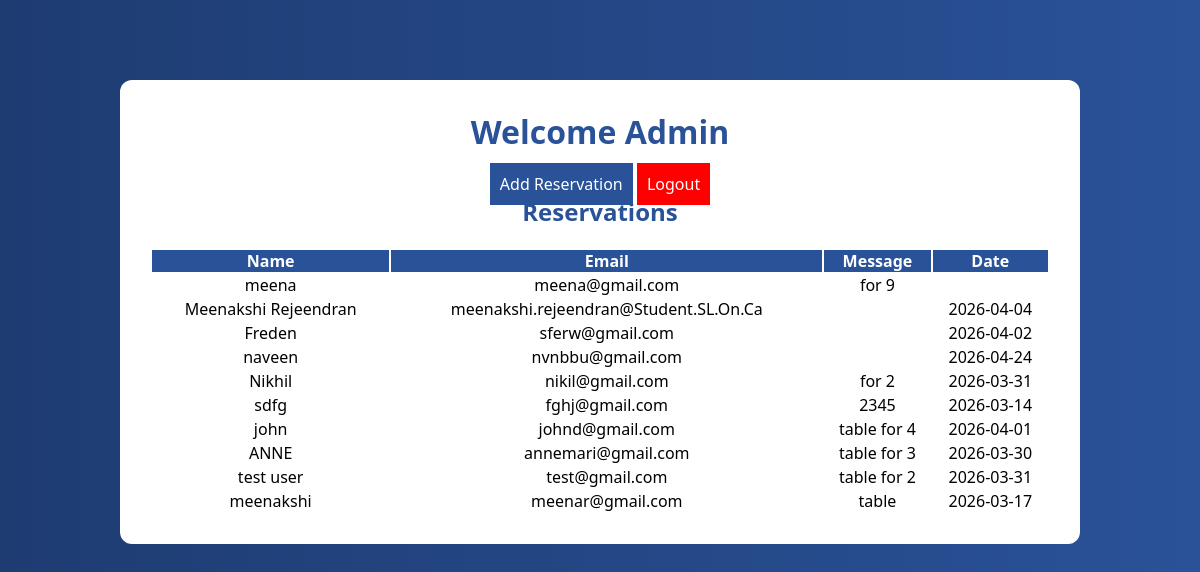
Page /dashboard.php (signed in) on the committed database.
### tables this page shows
CREATE TABLE `reservations` (
  `id` int(11) NOT NULL,
  `name` varchar(100) NOT NULL,
  `email` varchar(100) NOT NULL,
  `message` text NOT NULL,
  `date` date DEFAULT NULL
);

### dashboard.php (the view, shortened to what this page needs)
<?php
include "db_connect.php";
?>
<!DOCTYPE html>
<html>
<head>
    <link rel="stylesheet" href="style.css">
</head>
<body>
<div class="container dashboard-container">
    <h1>Welcome Admin</h1>
    <a href="index.php" class="btn">Add Reservation</a>
    <a href="logout.php" class="btn logout">Logout</a>
    <h2>Reservations</h2>
    <table>
        <tr>
            <th>Name</th>
            <th>Email</th>
            <th>Message</th>
            <th>Date</th>
        </tr>
        <?php
        $result = mysqli_query($conn, "SELECT * FROM reservations");
        while ($row = mysqli_fetch_assoc($result)) {
            echo "<tr>
                    <td>{$row['name']}</td>
                    <td>{$row['email']}</td>
                    <td>{$row['message']}</td>
                    <td>{$row['date']}</td>
                  </tr>";
        }
        ?>
    </table>
</div>
</body>
</html>

### style.css (style rules this page uses)
* { margin: 0; padding: 0; box-sizing: border-box; }
body { font-family: 'Segoe UI', sans-serif; background: linear-gradient(to right, #1e3c72, #2a5298); }
.container { width: 400px; margin: 80px auto; background: white; padding: 30px; border-radius: 12px; text-align: center; }
.dashboard-container { width: 80%; }
h1, h2 { margin-bottom: 20px; color: #2a5298; }
button, .btn { width: 100%; padding: 10px; margin-top: 10px; background: #2a5298; color: white; border: none; text-decoration: none; }
.logout { background: red; }
table { width: 100%; margin-top: 20px; }
th { background: #2a5298; color: white; }

### rows in the picture
reservations: name "meena", email "meena@gmail.com", message "for 9"
reservations: name "Meenakshi Rejeendran", email "meenakshi.rejeendran@Student.SL.On.Ca", date "2026-04-04"
reservations: name "Freden", email "sferw@gmail.com", date "2026-04-02"
reservations: name "naveen", email "nvnbbu@gmail.com", date "2026-04-24"
reservations: name "Nikhil", email "nikil@gmail.com", message "for 2", date "2026-03-31"
reservations: name "sdfg", email "fghj@gmail.com", message "2345", date "2026-03-14"
reservations: name "john", email "johnd@gmail.com", message "table for 4", date "2026-04-01"
reservations: name "ANNE", email "annemari@gmail.com", message "table for 3", date "2026-03-30"
reservations: name "test user", email "test@gmail.com", message "table for 2", date "2026-03-31"
reservations: name "meenakshi", email "meenar@gmail.com", message "table", date "2026-03-17"
